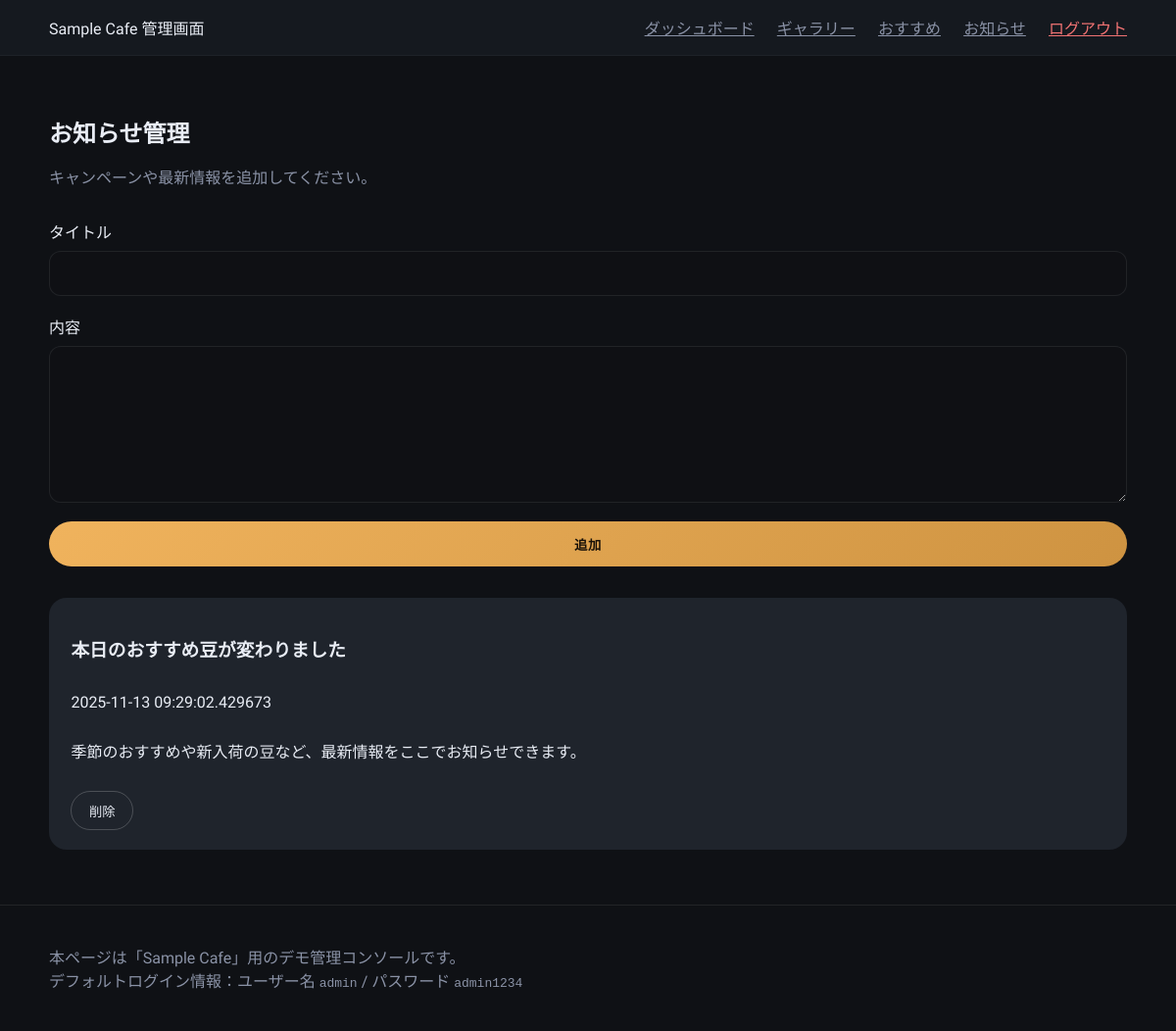
Page /admin/announcements (signed in) on the committed database.
### tables this page shows
CREATE TABLE announcements (
            id INTEGER PRIMARY KEY AUTOINCREMENT,
            title TEXT NOT NULL,
            content TEXT NOT NULL,
            published_at TEXT NOT NULL
        );

### app.py (the view, shortened to what this page needs)
    @login_required
    def manage_announcements():
        announcements = fetch_announcements()
        return render_template(
            "admin/manage_announcements.html", announcements=announcements
        )

### app.py (called while the page is built)
def get_db_connection():
    conn = sqlite3.connect(DATABASE_PATH)
    conn.row_factory = sqlite3.Row
    return conn

def fetch_announcements():
    conn = get_db_connection()
    announcements = conn.execute(
        "SELECT * FROM announcements ORDER BY datetime(published_at) DESC"
    ).fetchall()
    conn.close()
    return announcements

### templates/admin/manage_announcements.html (shortened to what this page needs)
{% extends 'admin/base.html' %}
{% block content %}
<section class="form-section">
    <header>
        <h1>お知らせ管理</h1>
        <p>キャンペーンや最新情報を追加してください。</p>
    </header>
    <form method="post" class="form-grid compact">
        <label>タイトル
            <input type="text" name="title" required>
        </label>
        <label>内容
            <textarea name="content" rows="3" required></textarea>
        </label>
        <button type="submit" class="btn-primary">追加</button>
    </form>
    <div class="announcement-admin-list">
        {% for announcement in announcements %}
        <article>
            <h3>{{ announcement['title'] }}</h3>
            <time datetime="{{ announcement['published_at'] }}">{{ announcement['published_at'] | replace('T', ' ') }}</time>
            <p>{{ announcement['content'] }}</p>
            <form method="post" class="inline-form">
                <button type="submit" class="btn-outline">削除</button>
            </form>
        </article>
        {% endfor %}
    </div>
</section>
{% endblock %}

### static/css/admin.css (style rules this page uses)
:root { --bg: #0f1115; --surface: #161a20; --surface-alt: #1f242c; --text: #e9edf5; --muted: #8a92a6; --accent: #f0b35d; --accent-dark: #ce9341; --radius: 18px; }
* { box-sizing: border-box; }
body { margin: 0; font-family: 'Work Sans', sans-serif; background: var(--bg); color: var(--text); }
.btn-primary { background: linear-gradient(135deg, var(--accent), var(--accent-dark)); color: #1a1208; border: none; padding: 0.85rem 1.2rem; border-radius: 999px; font-weight: 600; letter-spacing: 0.05em; cursor: pointer; transition: transform 0.3s ease, box-shadow 0.3s ease; }
.btn-outline { background: transparent; border: 1px solid rgba(255,255,255,0.2); color: var(--text); padding: 0.6rem 1.1rem; border-radius: 999px; cursor: pointer; transition: background 0.3s ease; }
.form-section header h1 { margin-bottom: 0.5rem; }
.form-section header p { color: var(--muted); }
.form-grid { display: grid; gap: 1.2rem; margin-top: 2rem; }
.form-grid label { display: grid; gap: 0.5rem; font-weight: 500; }
.form-grid input, .form-grid textarea, .upload-form input, .upload-form textarea { padding: 0.9rem 1rem; border-radius: 12px; border: 1px solid rgba(255,255,255,0.08); background: rgba(15, 17, 21, 0.8); color: var(--text); font-family: inherit; }
.form-grid textarea { min-height: 160px; }
.announcement-admin-list { display: grid; gap: 1.2rem; margin-top: 2rem; }
.announcement-admin-list article { background: var(--surface-alt); padding: 1.2rem 1.4rem; border-radius: var(--radius); display: grid; gap: 0.8rem; }
.inline-form { justify-self: flex-start; }

### rows in the picture
announcements: title "本日のおすすめ豆が変わりました", published_at "2025-11-13 09:29:02.429673", content "季節のおすすめや新入荷の豆など、最新情報をここでお知らせできます。"
